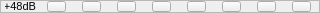
     <widget class="QFrame" name="frame_5">
      <property name="minimumSize">
       <size>
        <width>320</width>
        <height>13</height>
       </size>
      </property>
      <property name="maximumSize">
       <size>
        <width>320</width>
        <height>13</height>
       </size>
      </property>
      <property name="frameShape">
       <enum>QFrame::StyledPanel</enum>
      </property>
      <property name="frameShadow">
       <enum>QFrame::Raised</enum>
      </property>
      <widget class="QPushButton" name="In4_48">
       <property name="geometry">
        <rect>
         <x>152</x>
         <y>1</y>
         <width>19</width>
         <height>11</height>
        </rect>
       </property>
       <property name="minimumSize">
        <size>
         <width>19</width>
         <height>11</height>
        </size>
       </property>
       <property name="maximumSize">
        <size>
         <width>19</width>
         <height>11</height>
        </size>
       </property>
       <property name="text">
        <string/>
       </property>
       <property name="checkable">
        <bool>true</bool>
       </property>
       <property name="autoExclusive">
        <bool>true</bool>
       </property>
       <attribute name="buttonGroup">
        <string notr="true">buttonGroup4</string>
       </attribute>
      </widget>
      <widget class="QPushButton" name="In3_48">
       <property name="geometry">
        <rect>
         <x>117</x>
         <y>1</y>
         <width>19</width>
         <height>11</height>
        </rect>
       </property>
       <property name="minimumSize">
        <size>
         <width>19</width>
         <height>11</height>
        </size>
       </property>
       <property name="maximumSize">
        <size>
         <width>19</width>
         <height>11</height>
        </size>
       </property>
       <property name="text">
        <string/>
       </property>
       <property name="checkable">
        <bool>true</bool>
       </property>
       <property name="autoExclusive">
        <bool>true</bool>
       </property>
       <attribute name="buttonGroup">
        <string notr="true">buttonGroup3</string>
       </attribute>
      </widget>
      <widget class="QPushButton" name="In1_48">
       <property name="geometry">
        <rect>
         <x>47</x>
         <y>1</y>
         <width>19</width>
         <height>11</height>
        </rect>
       </property>
       <property name="minimumSize">
        <size>
         <width>19</width>
         <height>11</height>
        </size>
       </property>
       <property name="maximumSize">
        <size>
         <width>19</width>
         <height>11</height>
        </size>
       </property>
       <property name="text">
        <string/>
       </property>
       <property name="checkable">
        <bool>true</bool>
       </property>
       <property name="checked">
        <bool>false</bool>
       </property>
       <property name="autoExclusive">
        <bool>true</bool>
       </property>
       <attribute name="buttonGroup">
        <string notr="true">buttonGroup1</string>
       </attribute>
      </widget>
      <widget class="QPushButton" name="In8_48">
       <property name="geometry">
        <rect>
         <x>292</x>
         <y>1</y>
         <width>19</width>
         <height>11</height>
        </rect>
       </property>
       <property name="minimumSize">
        <size>
         <width>19</width>
         <height>11</height>
        </size>
       </property>
       <property name="maximumSize">
        <size>
         <width>19</width>
         <height>11</height>
        </size>
       </property>
       <property name="text">
        <string/>
       </property>
       <property name="checkable">
        <bool>true</bool>
       </property>
       <attribute name="buttonGroup">
        <string notr="true">buttonGroup8</string>
       </attribute>
      </widget>
      <widget class="QPushButton" name="In2_48">
       <property name="geometry">
        <rect>
         <x>82</x>
         <y>1</y>
         <width>19</width>
         <height>11</height>
        </rect>
       </property>
       <property name="minimumSize">
        <size>
         <width>19</width>
         <height>11</height>
        </size>
       </property>
       <property name="maximumSize">
        <size>
         <width>19</width>
         <height>11</height>
        </size>
       </property>
       <property name="text">
        <string/>
       </property>
       <property name="checkable">
        <bool>true</bool>
       </property>
       <property name="autoExclusive">
        <bool>true</bool>
       </property>
       <attribute name="buttonGroup">
        <string notr="true">buttonGroup2</string>
       </attribute>
      </widget>
      <widget class="QPushButton" name="In6_48">
       <property name="geometry">
        <rect>
         <x>222</x>
         <y>1</y>
         <width>19</width>
         <height>11</height>
        </rect>
       </property>
       <property name="minimumSize">
        <size>
         <width>19</width>
         <height>11</height>
        </size>
       </property>
       <property name="maximumSize">
        <size>
         <width>19</width>
         <height>11</height>
        </size>
       </property>
       <property name="text">
        <string/>
       </property>
       <property name="checkable">
        <bool>true</bool>
       </property>
       <property name="autoExclusive">
        <bool>true</bool>
       </property>
       <attribute name="buttonGroup">
        <string notr="true">buttonGroup6</string>
       </attribute>
      </widget>
      <widget class="QPushButton" name="In5_48">
       <property name="geometry">
        <rect>
         <x>187</x>
         <y>1</y>
         <width>19</width>
         <height>11</height>
        </rect>
       </property>
       <property name="minimumSize">
        <size>
         <width>19</width>
         <height>11</height>
        </size>
       </property>
       <property name="maximumSize">
        <size>
         <width>19</width>
         <height>11</height>
        </size>
       </property>
       <property name="text">
        <string/>
       </property>
       <property name="checkable">
        <bool>true</bool>
       </property>
       <property name="autoExclusive">
        <bool>true</bool>
       </property>
       <attribute name="buttonGroup">
        <string notr="true">buttonGroup5</string>
       </attribute>
      </widget>
      <widget class="QPushButton" name="In7_48">
       <property name="geometry">
        <rect>
         <x>257</x>
         <y>1</y>
         <width>19</width>
         <height>11</height>
        </rect>
       </property>
       <property name="minimumSize">
        <size>
         <width>19</width>
         <height>11</height>
        </size>
       </property>
       <property name="maximumSize">
        <size>
         <width>19</width>
         <height>11</height>
        </size>
       </property>
       <property name="text">
        <string/>
       </property>
       <property name="checkable">
        <bool>true</bool>
       </property>
       <property name="autoExclusive">
        <bool>true</bool>
       </property>
       <attribute name="buttonGroup">
        <string notr="true">buttonGroup7</string>
       </attribute>
      </widget>
      <widget class="QLabel" name="label_7">
       <property name="geometry">
        <rect>
         <x>5</x>
         <y>1</y>
         <width>31</width>
         <height>11</height>
        </rect>
       </property>
       <property name="font">
        <font>
         <pointsize>8</pointsize>
        </font>
       </property>
       <property name="text">
        <string>+48dB</string>
       </property>
       <property name="alignment">
        <set>Qt::AlignRight|Qt::AlignTrailing|Qt::AlignVCenter</set>
       </property>
      </widget>
     </widget>
